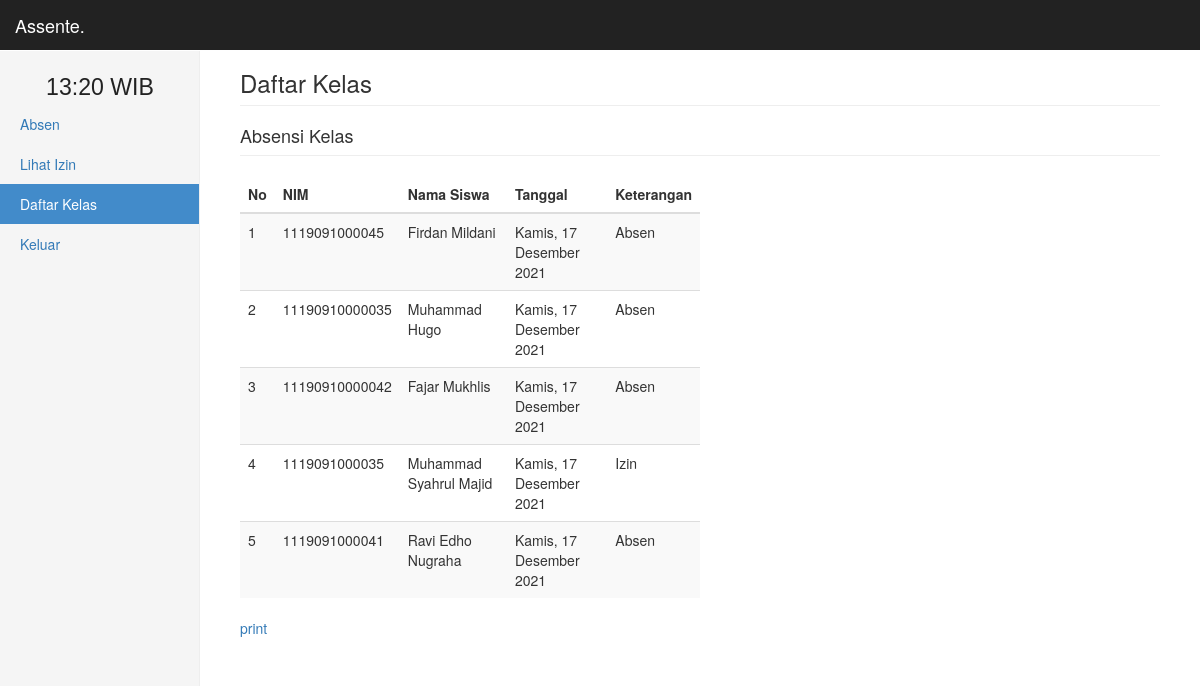
The app's page /kelas&id_adm=RPL B (signed in) with its own data.
### tables this page shows
CREATE TABLE `data_absen` (
  `id_absen` int(11) NOT NULL,
  `id_user` varchar(100) NOT NULL,
  `id_bln` int(10) NOT NULL,
  `id_hri` int(10) NOT NULL,
  `id_tgl` int(10) NOT NULL,
  `jam_msk` varchar(50) NOT NULL,
  `st_jam_msk` enum('Menunggu','Dikonfirmasi','Ditolak') NOT NULL,
  `jam_klr` varchar(50) NOT NULL,
  `st_jam_klr` enum('Belum Absen','Menunggu','Dikonfirmasi','Ditolak') NOT NULL,
  `jam_izin` varchar(20) NOT NULL,
  `st_jam_izin` varchar(50) NOT NULL,
  `kode_kelas` varchar(5) NOT NULL,
  `keterangan` varchar(20) NOT NULL
);

CREATE TABLE `detail_user` (
  `id_user` int(10) NOT NULL,
  `nis_user` varchar(100) NOT NULL,
  `name_user` varchar(255) NOT NULL,
  `sklh_user` varchar(255) NOT NULL,
  `jk_user` varchar(5) NOT NULL
);

CREATE TABLE `hari` (
  `id_hri` int(10) NOT NULL,
  `nama_hri` varchar(50) NOT NULL
);

CREATE TABLE `tanggal` (
  `id_tgl` int(10) NOT NULL,
  `nama_tgl` varchar(20) NOT NULL
);

CREATE TABLE `bulan` (
  `id_bln` int(10) NOT NULL,
  `nama_bln` varchar(25) NOT NULL
);

### view/adm/rekap.php (the view, shortened to what this page needs)
<?php
$kode = $_GET['id_adm'];
$sql = "SELECT * FROM data_absen NATURAL JOIN detail_user NATURAL JOIN hari NATURAL JOIN tanggal NATURAL JOIN bulan WHERE kode_kelas = '$kode'";
$query = $conn->query($sql);
if ($query->num_rows!==0) {
    echo "<h4 class='page-header'>Absensi Kelas</h4>
    <table class='table table-striped' style='width:50%'>
        <thead>
            <tr>
                <th>No</th>
                <th>NIM</th>
                <th>Nama Siswa</th>
                <th>Tanggal</th>
                <th>Keterangan</th>
            </tr>
        </thead>
        <tbody>";
    $no=0;
    while ($get_siswa = $query->fetch_assoc()) {
        $kode =$get_siswa['kode_kelas'];
        $date = "$get_siswa[nama_hri], $get_siswa[nama_tgl] $get_siswa[nama_bln] ".date("Y");
        $name = $get_siswa['name_user'];
        $school = $get_siswa['keterangan'];
        $nim = $get_siswa['nis_user'];
        $no++;
        echo "<tr>
                <td>$no</td>
                <td>$nim</td>
                <td>$name</td>
                <td>$date</td>
                <td>$school</td>
            </tr>";
    }
    echo "</tbody></table>";
    echo"<a href='print&kode=$kode' title='Edit $kode'>print</a>";
} else {
    echo "<div class='alert alert-danger'><strong>Tidak ada Mahasiswa untuk ditampilkan</strong></div>";
}
?>

### records on screen
data_absen: detail_user.nis_user "1119091000045", detail_user.name_user "Firdan Mildani", id_hri.nama_bln "Kamis, 17 Desember 2021", keterangan "Absen"
data_absen: detail_user.nis_user "11190910000035", detail_user.name_user "Muhammad Hugo", id_hri.nama_bln "Kamis, 17 Desember 2021", keterangan "Absen"
data_absen: detail_user.nis_user "11190910000042", detail_user.name_user "Fajar Mukhlis", id_hri.nama_bln "Kamis, 17 Desember 2021", keterangan "Absen"
data_absen: detail_user.nis_user "1119091000035", detail_user.name_user "Muhammad Syahrul Majid", id_hri.nama_bln "Kamis, 17 Desember 2021", keterangan "Izin"
data_absen: detail_user.nis_user "1119091000041", detail_user.name_user "Ravi Edho Nugraha", id_hri.nama_bln "Kamis, 17 Desember 2021", keterangan "Absen"

### other values on screen
$name[$i] "Absen"
$name[$i] "Lihat Izin"
$name[$i] "Daftar Kelas"
$name[$i] "Keluar"
